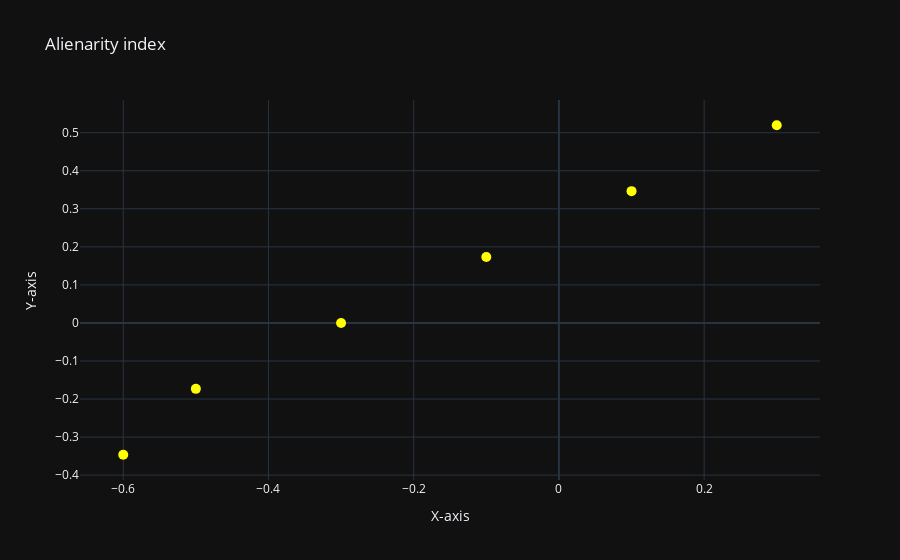

The notebook cell saved with this chart:
### Code cell
#| label: fig0cell

alinx = [0.30000000000000016,
 0.10000000000000012,
 -0.09999999999999992,
 -0.2999999999999998,
 -0.4999999999999998,
 -0.5999999999999999]
aliny = [0.5196152422706632,
 0.3464101615137755,
 0.17320508075688784,
 1.2246467991473532e-16,
 -0.17320508075688756,
 -0.3464101615137753]

fig = px.scatter(x=alinx, y=aliny, title='Alienarity index', labels={'x':'X-axis', 'y':'Y-axis'},template="plotly_dark")
fig.update_traces(marker=dict(size=10, opacity=1,color='yellow'))
fig.show()

### Figure 1 — Plotly figure (JSON) as saved in the notebook; plotly's stock layout.template omitted (floating-point values rounded to 4 significant figures)
{"data": [{"hovertemplate": "X-axis=%{x}<br>Y-axis=%{y}<extra></extra>", "legendgroup": "", "marker": {"color": "yellow", "opacity": 1, "size": 10, "symbol": "circle"}, "mode": "markers", "name": "", "orientation": "v", "showlegend": false, "type": "scatter", "x": [0.3, 0.1, -0.1, -0.3, -0.5, -0.6], "xaxis": "x", "y": [0.5196, 0.3464, 0.1732, 1.225e-16, -0.1732, -0.3464], "yaxis": "y"}], "layout": {"legend": {"tracegroupgap": 0}, "title": {"text": "Alienarity index"}, "xaxis": {"anchor": "y", "domain": [0, 1], "title": {"text": "X-axis"}}, "yaxis": {"anchor": "x", "domain": [0, 1], "title": {"text": "Y-axis"}}}}
